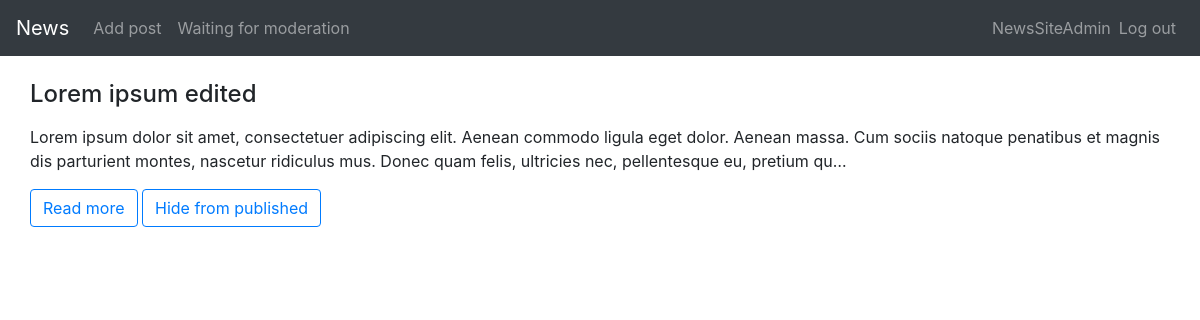
/ (signed in), run on an earlier commit of the app's database.
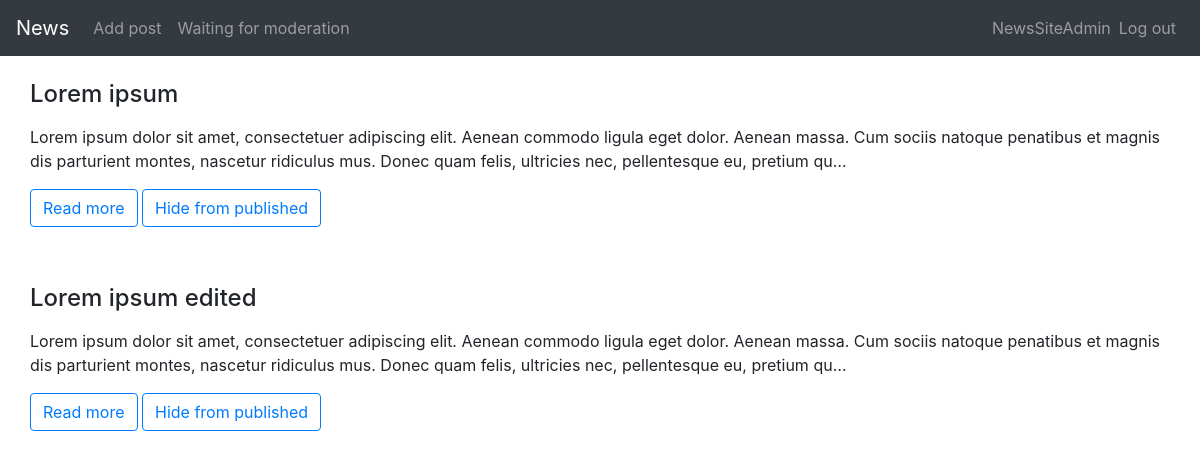
And on a later commit of the database.
### news/models.py (models this page shows, shortened)
class NewsPost(models.Model):
    title = models.CharField(max_length=64)
    text = RichTextUploadingField(blank=True, null=True)
    published = models.BooleanField(default=False)
    author = models.ForeignKey(User, null=True, on_delete=models.SET_NULL)
    class Meta:
        permissions = [
            ('post_without_moderation', "Can post without moderation")
        ]

### news/views.py (the view)
# urls.py: path('', views.index, name='index'),
@login_required(login_url='/login/')
def index(request):
    context = {
        'posts': NewsPost.objects.filter(published=True).order_by('-id'),
        'is_moderator': request.user.has_perm('news.post_without_moderation')
    }
    return render(request, 'news/index.html', context)

### news/templates/news/index.html (shortened to what this page needs)
{% extends 'news/navbar.html' %}
{% block content %}
    {% for post in posts %}
    <div class="row">
      <div>
        <br>
          <h4>{{ post.title }}</h4>
          <p>{{ post.text | safe | truncatechars:256 }}</p>
          <a href="{% url 'posts' post.id %}" class="btn btn-outline-primary">Read more</a>
          {% if is_moderator %}
              <a href="{% url 'send_to_moderation' post.id %}" class="btn btn-outline-primary">Hide from published</a>
          {% endif %}
      </div>
    </div>
    {% endfor %}
{% endblock %}

### news/templates/news/navbar.html (shortened to what this page needs)
{%  extends 'news/base.html' %}
{% block navigation %}
<nav class="navbar navbar-expand-lg navbar-dark bg-dark">
      <a class="navbar-brand" href="{% url 'index' %}">News</a>
      <div class="collapse navbar-collapse" id="navbarSupportedContent">
        <ul class="navbar-nav mr-auto">
          <li class="nav-item">
            <a class="nav-link" href="{% url 'add' %}">Add post</a>
          </li>
          {% if is_moderator %}
          <li class="nav-item">
            <a class="nav-link" href="{% url 'waiting_for_moderation' %}">Waiting for moderation</a>
          </li>
          {% endif %}
        </ul>
        <span class="navbar-text">
          {{ request.user.username }}
        </span>
      <ul class="navbar-nav">
          <li class="nav-item">
          <a class="nav-link" href="{% url 'logout' %}">Log out</a>
          </li>
      </ul>
      </div>
    </nav>
{% endblock %}

### news/templates/news/base.html (shortened to what this page needs)
<!doctype html>
<html lang="en">
  <head>
    <link rel="stylesheet" href="https://stackpath.bootstrapcdn.com/bootstrap/4.1.3/css/bootstrap.min.css">
  </head>
  <body>
   {% block navigation %} {% endblock %}
   <div class="container" id="content">
    <div class="row justify-content-center">
      <div class="col-12">
        {% block content %}
        {% endblock %}
      </div>
    </div>
   </div>
    <div class="container">
      <div class="row justify-content-center">
        <div class="col-8">
        </div>
      </div>
    </div>
  </body>
</html>

What changed in the data, as far as the page shows it:
added NewsPost: title "Lorem ipsum", text "Lorem ipsum dolor sit amet, consectetuer adipiscing elit. Aenean commodo ligula eget dolor. Aenean massa. Cum sociis natoque penatibus et magnis dis parturient montes, nascetur ridiculus mus. Donec quam felis, ultricies nec, pellentesque eu, pretium qu…"
